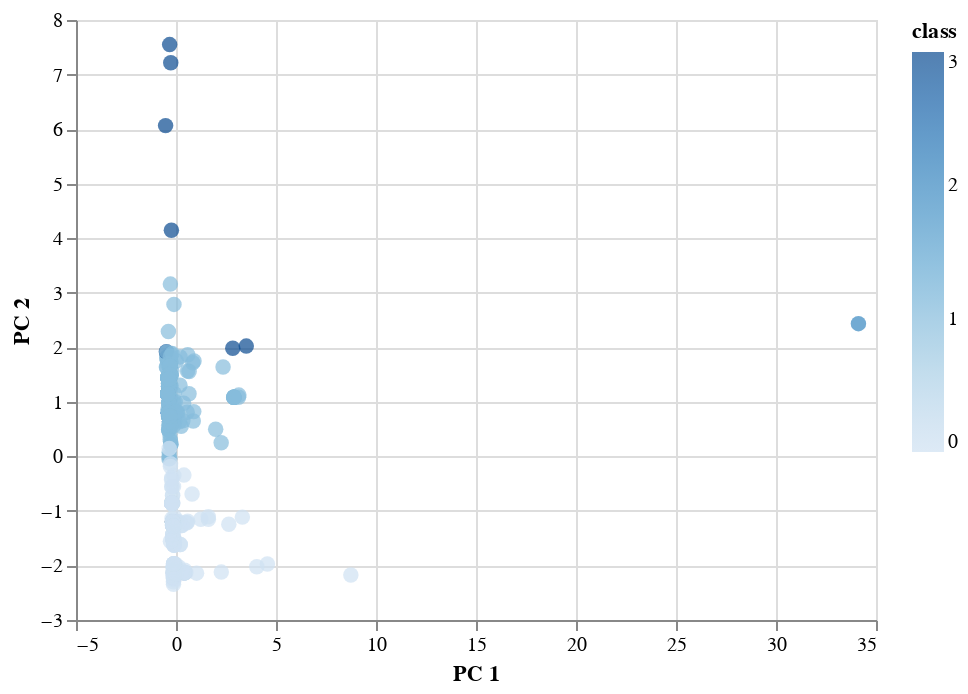

Source (notebook cell):
### Markdown cell above
### Visualizing Results

#### 3D-Scatter with Clusters

### Code cell
# Create a 3D-Scatter with the PCA data and the clusters
alt.Chart(clustered_df).mark_circle(size=60).encode(
                   x='PC 1',
                   y='PC 2',
                    color='class',
                   tooltip=['CoinName', 'Algorithm', 'TotalCoinsMined', 'TotalCoinSupply']
).interactive()

### Figure 1 — Vega-Lite specification as saved in the notebook (floating-point values rounded to 4 significant figures; data arrays with more than 128 entries replaced by an {"elided": "..."} marker saying what was removed)
{"config": {"view": {"continuousWidth": 400, "continuousHeight": 300}}, "data": {"name": "data-5df6622adb81e52241b0e3e299877f16"}, "mark": {"type": "circle", "size": 60}, "encoding": {"color": {"type": "quantitative", "field": "class"}, "tooltip": [{"type": "nominal", "field": "CoinName"}, {"type": "nominal", "field": "Algorithm"}, {"type": "quantitative", "field": "TotalCoinsMined"}, {"type": "nominal", "field": "TotalCoinSupply"}], "x": {"type": "quantitative", "field": "PC 1"}, "y": {"type": "quantitative", "field": "PC 2"}}, "selection": {"selector001": {"type": "interval", "bind": "scales", "encodings": ["x", "y"]}}, "$schema": "https://vega.github.io/schema/vega-lite/v4.8.1.json", "datasets": {"data-5df6622adb81e52241b0e3e299877f16": {"elided": "541 records"}}}
